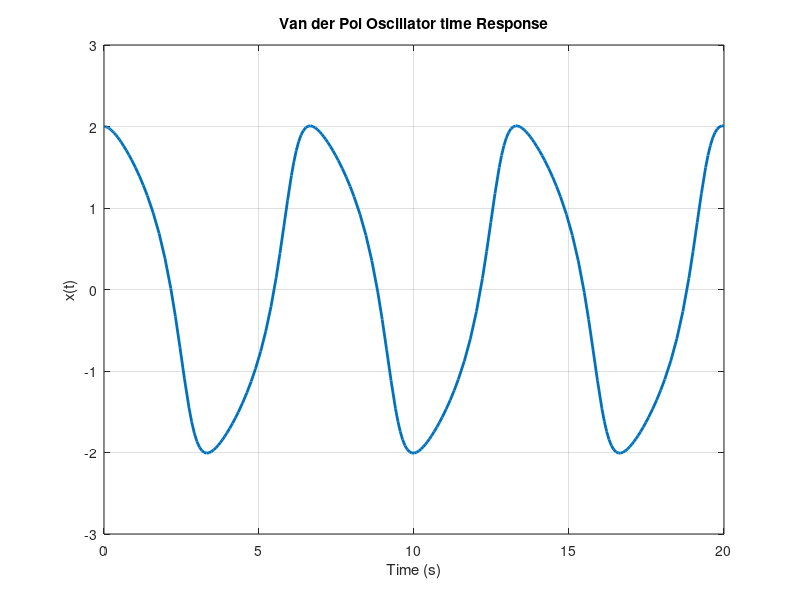

This figure's MATLAB source:
%% Case Study 1
%% Van der Pol Oscillator

clc;
clear;
close all;

mu = 1;

[t,x] = ode45(@(t,x) ...
    [x(2);
     mu*(1-x(1)^2)*x(2)-x(1)],...
     [0 20],[2;0]);

figure

plot(t,x(:,1),'LineWidth',2)

xlabel('Time (s)')
ylabel('x(t)')

title('Van der Pol Oscillator time Response')

grid on
